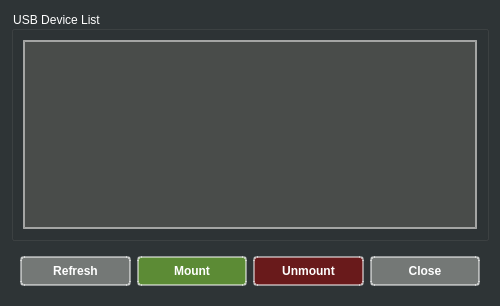
<?xml version="1.0" encoding="UTF-8"?>
<ui version="4.0">
 <class>USBDialog</class>
 <widget class="QDialog" name="USBDialog">
  <property name="geometry">
   <rect>
    <x>0</x>
    <y>0</y>
    <width>500</width>
    <height>306</height>
   </rect>
  </property>
  <property name="sizePolicy">
   <sizepolicy hsizetype="Expanding" vsizetype="Expanding">
    <horstretch>0</horstretch>
    <verstretch>0</verstretch>
   </sizepolicy>
  </property>
  <property name="minimumSize">
   <size>
    <width>500</width>
    <height>300</height>
   </size>
  </property>
  <property name="windowTitle">
   <string>Connect to device</string>
  </property>
  <property name="styleSheet">
   <string notr="true">background-color: rgb(46, 52, 54);
color: rgb(255, 255, 255);</string>
  </property>
  <layout class="QVBoxLayout" name="verticalLayout">
   <item>
    <widget class="QGroupBox" name="groupBoxUSB">
     <property name="sizePolicy">
      <sizepolicy hsizetype="Expanding" vsizetype="Minimum">
       <horstretch>0</horstretch>
       <verstretch>0</verstretch>
      </sizepolicy>
     </property>
     <property name="minimumSize">
      <size>
       <width>0</width>
       <height>100</height>
      </size>
     </property>
     <property name="title">
      <string>USB Device List</string>
     </property>
     <layout class="QVBoxLayout" name="verticalLayout_3">
      <property name="topMargin">
       <number>9</number>
      </property>
      <item>
       <widget class="QListWidget" name="listWidgetUSB">
        <property name="sizePolicy">
         <sizepolicy hsizetype="Expanding" vsizetype="Fixed">
          <horstretch>0</horstretch>
          <verstretch>0</verstretch>
         </sizepolicy>
        </property>
        <property name="minimumSize">
         <size>
          <width>0</width>
          <height>100</height>
         </size>
        </property>
        <property name="font">
         <font>
          <pointsize>14</pointsize>
          <weight>75</weight>
          <bold>true</bold>
         </font>
        </property>
        <property name="styleSheet">
         <string notr="true">QScrollBar { 
	width: 40px;
	background-color: rgba(85, 87, 83, 0.7);
}

QWidget {
background-color: rgba(85, 87, 83, 0.7);
color: rgb(255, 255, 255);
border: 2px solid rgba(255,255,255,0.5);
outline: none;
}

QListView {
	height: 40px;
}</string>
        </property>
        <property name="autoScrollMargin">
         <number>16</number>
        </property>
        <property name="editTriggers">
         <set>QAbstractItemView::NoEditTriggers</set>
        </property>
        <property name="gridSize">
         <size>
          <width>0</width>
          <height>40</height>
         </size>
        </property>
        <property name="batchSize">
         <number>100</number>
        </property>
        <property name="sortingEnabled">
         <bool>true</bool>
        </property>
       </widget>
      </item>
     </layout>
    </widget>
   </item>
   <item>
    <widget class="QWidget" name="horizontalWidget" native="true">
     <property name="sizePolicy">
      <sizepolicy hsizetype="Expanding" vsizetype="Preferred">
       <horstretch>0</horstretch>
       <verstretch>0</verstretch>
      </sizepolicy>
     </property>
     <layout class="QHBoxLayout" name="horizontalLayout">
      <item>
       <widget class="QPushButton" name="pushButtonUpdate">
        <property name="sizePolicy">
         <sizepolicy hsizetype="Expanding" vsizetype="Fixed">
          <horstretch>0</horstretch>
          <verstretch>0</verstretch>
         </sizepolicy>
        </property>
        <property name="minimumSize">
         <size>
          <width>0</width>
          <height>30</height>
         </size>
        </property>
        <property name="maximumSize">
         <size>
          <width>16777215</width>
          <height>30</height>
         </size>
        </property>
        <property name="font">
         <font>
          <weight>75</weight>
          <bold>true</bold>
         </font>
        </property>
        <property name="styleSheet">
         <string notr="true">background-color: rgba(186, 189, 182, 0.5);
border-radius: 4px;
border: 2px solid rgba(255,255,255,0.5);
color: rgb(255, 255, 255);</string>
        </property>
        <property name="text">
         <string>Refresh</string>
        </property>
       </widget>
      </item>
      <item>
       <widget class="QPushButton" name="pushButtonMount">
        <property name="sizePolicy">
         <sizepolicy hsizetype="Expanding" vsizetype="Fixed">
          <horstretch>0</horstretch>
          <verstretch>0</verstretch>
         </sizepolicy>
        </property>
        <property name="minimumSize">
         <size>
          <width>0</width>
          <height>30</height>
         </size>
        </property>
        <property name="maximumSize">
         <size>
          <width>16777215</width>
          <height>30</height>
         </size>
        </property>
        <property name="font">
         <font>
          <weight>75</weight>
          <bold>true</bold>
         </font>
        </property>
        <property name="styleSheet">
         <string notr="true">background-color: rgba(138, 226, 52, 0.5);
border-radius: 4px;
border: 2px solid rgba(255,255,255,0.5);
color: rgb(255, 255, 255);</string>
        </property>
        <property name="text">
         <string>Mount</string>
        </property>
       </widget>
      </item>
      <item>
       <widget class="QPushButton" name="pushButtonRemove">
        <property name="sizePolicy">
         <sizepolicy hsizetype="Expanding" vsizetype="Fixed">
          <horstretch>0</horstretch>
          <verstretch>0</verstretch>
         </sizepolicy>
        </property>
        <property name="minimumSize">
         <size>
          <width>0</width>
          <height>30</height>
         </size>
        </property>
        <property name="maximumSize">
         <size>
          <width>16777215</width>
          <height>30</height>
         </size>
        </property>
        <property name="baseSize">
         <size>
          <width>0</width>
          <height>0</height>
         </size>
        </property>
        <property name="font">
         <font>
          <weight>75</weight>
          <bold>true</bold>
         </font>
        </property>
        <property name="styleSheet">
         <string notr="true">background-color: rgba(164, 0, 0, 0.5);
border-radius: 4px;
border: 2px solid rgba(255,255,255,0.5);
color: rgb(255, 255, 255);</string>
        </property>
        <property name="text">
         <string>Unmount</string>
        </property>
       </widget>
      </item>
      <item>
       <widget class="QPushButton" name="pushButtonClose">
        <property name="sizePolicy">
         <sizepolicy hsizetype="Expanding" vsizetype="Fixed">
          <horstretch>0</horstretch>
          <verstretch>0</verstretch>
         </sizepolicy>
        </property>
        <property name="minimumSize">
         <size>
          <width>0</width>
          <height>30</height>
         </size>
        </property>
        <property name="maximumSize">
         <size>
          <width>16777215</width>
          <height>30</height>
         </size>
        </property>
        <property name="font">
         <font>
          <weight>75</weight>
          <bold>true</bold>
         </font>
        </property>
        <property name="styleSheet">
         <string notr="true">background-color: rgba(186, 189, 182, 0.5);
border-radius: 4px;
border: 2px solid rgba(255,255,255,0.5);
color: rgb(255, 255, 255);</string>
        </property>
        <property name="text">
         <string>Close</string>
        </property>
       </widget>
      </item>
     </layout>
    </widget>
   </item>
  </layout>
 </widget>
 <resources/>
 <connections/>
</ui>
